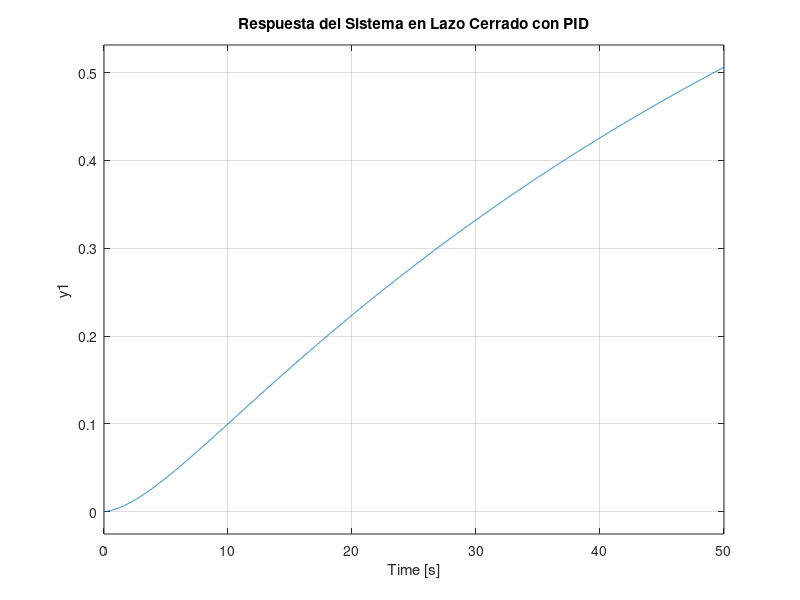

This chart was generated by the following MATLAB code:
% Parámetros de la planta
La = 0.5;  % Henrios
J = 0.08;  % Kg*m^2
B = 0.2;   % N*m*s/rad
If = 0.02; % Amperios
Kt = 0.45; % Nm/A
Kv = 0.45; % V*s/m

% Definir la función de transferencia continua del sistema
s = tf('s');
Gs = (If * Kt) / (J*s^2 + (B+La)*s + (Kt*Kv));

% Estimación de parámetros PID
Ku = 0.27;  % Ganancia última aproximada
Tu = 1;    % Período de oscilación aproximado

% Cálculos de constantes PID basados en Ziegler-Nichols
Kp = 0.6 * Ku;
Ki = 2 * Kp / Tu;
Kd = Kp * Tu / 8;

% Crear controlador PID
C = pid(Kp, Ki, Kd);

% Sistema en lazo cerrado
T = feedback(C*Gs, 1);

% Respuesta al escalón del sistema en lazo cerrado
figure;
step(T, 0:0.01:50);
title('Respuesta del Sistema en Lazo Cerrado con PID');
grid on;
